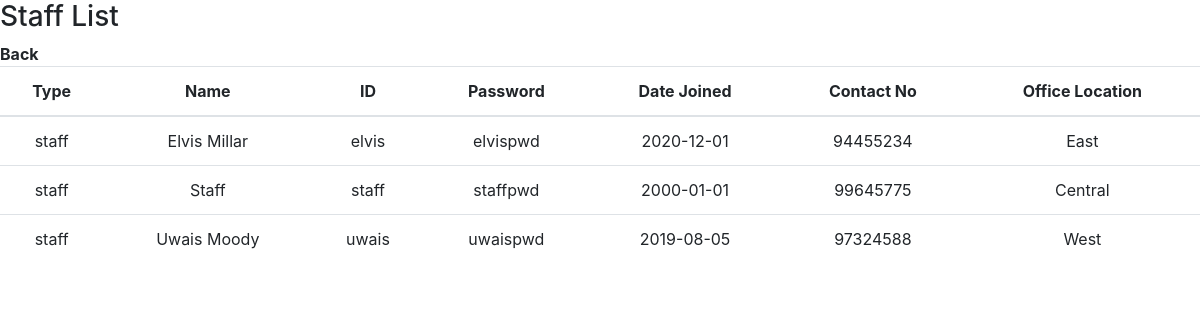
/stafflist.php, run on the app's committed database.
### tables this page shows
CREATE TABLE `stafflist` (
  `type` varchar(30) NOT NULL,
  `name` varchar(30) NOT NULL,
  `id` varchar(30) NOT NULL,
  `password` varchar(30) NOT NULL,
  `datejoined` date DEFAULT NULL,
  `contactno` int(8) NOT NULL,
  `officelocation` varchar(30) NOT NULL
);

### stafflist.php (the view, shortened to what this page needs)
<!DOCTYPE html>
<html lang="en">
<head>
    <link rel="stylesheet" href="https://maxcdn.bootstrapcdn.com/bootstrap/4.0.0/css/bootstrap.min.css">
    <link rel="stylesheet" href="style.css">
</head>
<body>
<h3>Staff List</h3>
<?php
  $dbhost = "localhost";
  $dbuser = "root";
  $dbpass = "";
  $dbname = "irl";
  $connection = mysqli_connect($dbhost, $dbuser, $dbpass, $dbname);
?>
<div class="back" name="back">
    <a onclick="window.history.back();"><b>Back</b></a>
</div>
<table class="table"><thead>
  <tr><th>Type</th><th>Name</th><th>ID</th><th>Password</th><th>Date Joined</th><th>Contact No</th><th>Office Location</th></tr>
</thead><tbody>
<?php
  if(mysqli_connect_errno()) {
    die("Database connection failed: " .
         mysqli_connect_error() .
         " (" . mysqli_connect_errno() . ")"
    );
  }else{
  $sql = "SELECT * FROM stafflist";
  $result = $connection->query($sql);
  if ($result->num_rows > 0) {
    while($row = $result->fetch_assoc()) {
       echo "<tr><td>" . $row["type"] . "</td>"
       . "<td>" .  $row["name"] . "</td>"
       . "<td>"  .  $row["id"] . "</td>"
       . "<td>" .  $row["password"] . "</td>"
       . "<td>" .  $row["datejoined"] . "</td>"
       . "<td>" .  $row["contactno"] . "</td>"
       . "<td>" .  $row["officelocation"]  . "</td></tr>";
    }
} else {
   "No results!";
}
}
?>
</tbody></table>
</body>
</html>

### style.css (style rules this page uses)
table { text-align: center; }

### data on the page
stafflist: type "staff", name "Elvis Millar", id "elvis", password "elvispwd", datejoined "2020-12-01", contactno "94455234", officelocation "East"
stafflist: type "staff", name "Staff", id "staff", password "staffpwd", datejoined "2000-01-01", contactno "99645775", officelocation "Central"
stafflist: type "staff", name "Uwais Moody", id "uwais", password "uwaispwd", datejoined "2019-08-05", contactno "97324588", officelocation "West"
